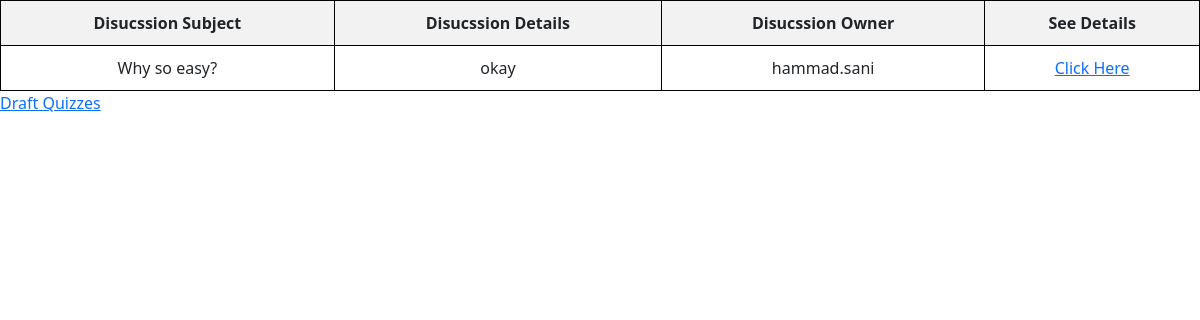
Page /quiz_attempter_homepage/view_discussions/1/ (signed in) on the committed database.
### quiz_attempter_management/models.py (models this page shows)
class Discussion(models.Model):
    quiz_attempter = models.ForeignKey(QuizAttempter, on_delete=models.CASCADE)
    quiz = models.ForeignKey(Quiz, on_delete=models.CASCADE)
    subject = models.CharField(max_length=200)
    details = models.TextField()

### quiz_attempter_management/decorators.py (the view)
    def check_host_or_quiz_attempter(request, *args, **kwargs):
        if request.user.is_authenticated and not request.user.is_superuser:
            return view_function(request, *args, **kwargs)
        return HttpResponse("You are not Quiz Attempter or Host")

### quiz_attempter_management/views.py (called while the page is built)
def quiz_attempter(request):
    try:
        request.user.quizattempter
        is_quiz_attempter = True
    except Exception:
        is_quiz_attempter = False
    return is_quiz_attempter

@host_or_quiz_attempter_required
def view_discussions(request, quiz_id):
    is_quiz_attempter = quiz_attempter(request)
    discussions = Discussion.objects.filter(quiz=quiz_id)
    return render(request, 'quiz_attempter_management/view_discussion.html', {"discussions": discussions,
                                                                              'quiz_id': quiz_id,
                                                                              'is_quiz_attempter': is_quiz_attempter})

### quiz_attempter_management/templates/quiz_attempter_management/view_discussion.html (shortened to what this page needs)
{% extends "base.html" %}
{% block title %}
    <head>
    </head>
{% endblock title %}
{% block content %}
    {% if discussions %}
        <table>
            <thead>
                <tr>
                    <th>Disucssion Subject</th>
                    <th> Disucssion Details </th>
                    <th> Disucssion Owner </th>
                    <th> See Details </th>
                </tr>
            </thead>
            <tbody>
                {% for discussion in discussions %}
                    <tr>
                        <td>{{ discussion.subject }}</td>
                        <td>{{ discussion.details }}</td>
                        <td>{{ discussion.quiz_attempter.username }}</td>
                        <td> <a href="{% url "fulldiscussion" discussion.id %}"> Click Here </a> </td>
                    </tr>
                {% endfor %}
            </tbody>
        </table>
    {% else %}
        <h3>No discussions has been initiated yet</h3>
    {% endif %}
    {% if is_quiz_attempter %}
        <a href="{% url "showquizzes" %}">Show Quizzes</a> <br>
        <a href="{% url "discussion" quiz_id %}">Discussion Details</a>
    {% else %}
        <a href="{% url "draftquizzes" %}">Draft Quizzes</a>
    {% endif %}
{% endblock content %}

### quiz_attempter_management/templates/quiz_attempter_management/view_discussion.html (style rules this page uses)
table { width: 100%; border-collapse: collapse; }
table, th, td { border: 1px solid black; }
th, td { padding: 10px; text-align: center; }
th { background-color: #f2f2f2; }

### rows in the picture
Discussion: subject "Why so easy?", details "okay", quiz_attempter.username "hammad.sani"
